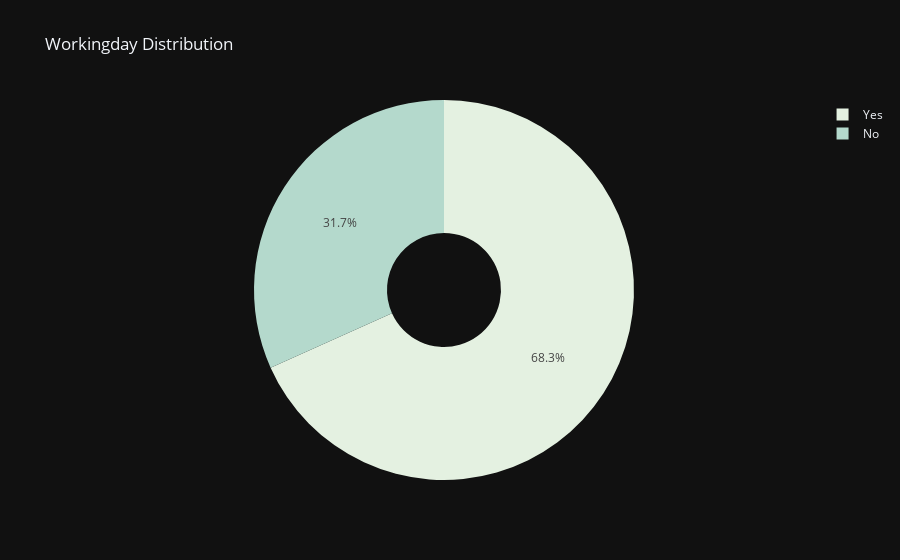

Notebook code cell kept with this figure:
### Code cell
px.pie(df_workingday ,names='workingday',values='percentage',title='Workingday Distribution'
        ,hole=0.3,color_discrete_sequence=px.colors.sequential.Mint,labels={'workingday':'Workingday'},template='plotly_dark')

### Figure 1 — Plotly figure (JSON) as saved in the notebook; plotly's stock layout.template omitted (floating-point values rounded to 4 significant figures)
{"data": [{"domain": {"x": [0, 1], "y": [0, 1]}, "hole": 0.3, "hovertemplate": "Workingday=%{label}<br>percentage=%{value}<extra></extra>", "labels": ["Yes", "No"], "legendgroup": "", "name": "", "showlegend": true, "type": "pie", "values": [0.683, 0.317]}], "layout": {"legend": {"tracegroupgap": 0}, "piecolorway": ["rgb(228, 241, 225)", "rgb(180, 217, 204)", "rgb(137, 192, 182)", "rgb(99, 166, 160)", "rgb(68, 140, 138)", "rgb(40, 114, 116)", "rgb(13, 88, 95)"], "title": {"text": "Workingday Distribution"}}}
